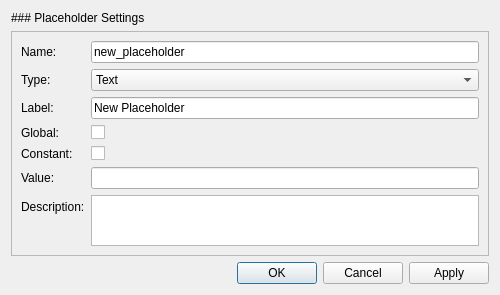
<?xml version="1.0" encoding="UTF-8"?>
<ui version="4.0">
 <class>PlaceholderEditDialog</class>
 <widget class="QDialog" name="PlaceholderEditDialog">
  <property name="geometry">
   <rect>
    <x>0</x>
    <y>0</y>
    <width>500</width>
    <height>295</height>
   </rect>
  </property>
  <property name="sizePolicy">
   <sizepolicy hsizetype="Preferred" vsizetype="Preferred">
    <horstretch>0</horstretch>
    <verstretch>0</verstretch>
   </sizepolicy>
  </property>
  <property name="minimumSize">
   <size>
    <width>0</width>
    <height>0</height>
   </size>
  </property>
  <property name="maximumSize">
   <size>
    <width>16777215</width>
    <height>16777215</height>
   </size>
  </property>
  <property name="windowTitle">
   <string>Configure Group</string>
  </property>
  <property name="modal">
   <bool>false</bool>
  </property>
  <layout class="QVBoxLayout" name="verticalLayout">
   <property name="sizeConstraint">
    <enum>QLayout::SetMinAndMaxSize</enum>
   </property>
   <item>
    <widget class="QLabel" name="label">
     <property name="text">
      <string>### Placeholder Settings</string>
     </property>
     <property name="textFormat">
      <enum>Qt::MarkdownText</enum>
     </property>
    </widget>
   </item>
   <item>
    <widget class="QFrame" name="frm_placeholder_configuration">
     <property name="frameShape">
      <enum>QFrame::StyledPanel</enum>
     </property>
     <property name="frameShadow">
      <enum>QFrame::Raised</enum>
     </property>
     <layout class="QFormLayout" name="formLayout">
      <item row="0" column="0">
       <widget class="QLabel" name="label_3">
        <property name="text">
         <string>Name:</string>
        </property>
       </widget>
      </item>
      <item row="0" column="1">
       <widget class="QLineEdit" name="txt_name">
        <property name="text">
         <string>new_placeholder</string>
        </property>
       </widget>
      </item>
      <item row="1" column="0">
       <widget class="QLabel" name="label_2">
        <property name="text">
         <string>Type:</string>
        </property>
       </widget>
      </item>
      <item row="1" column="1">
       <widget class="QComboBox" name="dpd_type">
        <item>
         <property name="text">
          <string>Text</string>
         </property>
        </item>
        <item>
         <property name="text">
          <string>Folder Path</string>
         </property>
        </item>
        <item>
         <property name="text">
          <string>File Path</string>
         </property>
        </item>
       </widget>
      </item>
      <item row="2" column="0">
       <widget class="QLabel" name="lbl_tme_duration">
        <property name="text">
         <string>Label:</string>
        </property>
       </widget>
      </item>
      <item row="2" column="1">
       <widget class="QLineEdit" name="txt_label">
        <property name="text">
         <string>New Placeholder</string>
        </property>
       </widget>
      </item>
      <item row="3" column="0">
       <widget class="QLabel" name="label_4">
        <property name="text">
         <string>Global:</string>
        </property>
       </widget>
      </item>
      <item row="3" column="1">
       <widget class="QCheckBox" name="chb_global">
        <property name="text">
         <string/>
        </property>
       </widget>
      </item>
      <item row="6" column="0">
       <widget class="QLabel" name="label_5">
        <property name="text">
         <string>Description:</string>
        </property>
       </widget>
      </item>
      <item row="6" column="1">
       <widget class="QTextEdit" name="txt_description">
        <property name="minimumSize">
         <size>
          <width>0</width>
          <height>40</height>
         </size>
        </property>
       </widget>
      </item>
      <item row="4" column="0">
       <widget class="QLabel" name="label_6">
        <property name="text">
         <string>Constant:</string>
        </property>
       </widget>
      </item>
      <item row="4" column="1">
       <widget class="QCheckBox" name="chb_constant">
        <property name="text">
         <string/>
        </property>
       </widget>
      </item>
      <item row="5" column="0">
       <widget class="QLabel" name="label_7">
        <property name="text">
         <string>Value:</string>
        </property>
       </widget>
      </item>
      <item row="5" column="1">
       <widget class="QLineEdit" name="txt_value"/>
      </item>
     </layout>
    </widget>
   </item>
   <item>
    <spacer name="verticalSpacer">
     <property name="orientation">
      <enum>Qt::Vertical</enum>
     </property>
     <property name="sizeHint" stdset="0">
      <size>
       <width>20</width>
       <height>0</height>
      </size>
     </property>
    </spacer>
   </item>
   <item>
    <widget class="QDialogButtonBox" name="btnbox_buttons">
     <property name="orientation">
      <enum>Qt::Horizontal</enum>
     </property>
     <property name="standardButtons">
      <set>QDialogButtonBox::Apply|QDialogButtonBox::Cancel|QDialogButtonBox::Ok</set>
     </property>
    </widget>
   </item>
  </layout>
 </widget>
 <resources/>
 <connections>
  <connection>
   <sender>btnbox_buttons</sender>
   <signal>accepted()</signal>
   <receiver>PlaceholderEditDialog</receiver>
   <slot>accept()</slot>
   <hints>
    <hint type="sourcelabel">
     <x>248</x>
     <y>254</y>
    </hint>
    <hint type="destinationlabel">
     <x>157</x>
     <y>274</y>
    </hint>
   </hints>
  </connection>
  <connection>
   <sender>btnbox_buttons</sender>
   <signal>rejected()</signal>
   <receiver>PlaceholderEditDialog</receiver>
   <slot>reject()</slot>
   <hints>
    <hint type="sourcelabel">
     <x>316</x>
     <y>260</y>
    </hint>
    <hint type="destinationlabel">
     <x>286</x>
     <y>274</y>
    </hint>
   </hints>
  </connection>
 </connections>
</ui>
